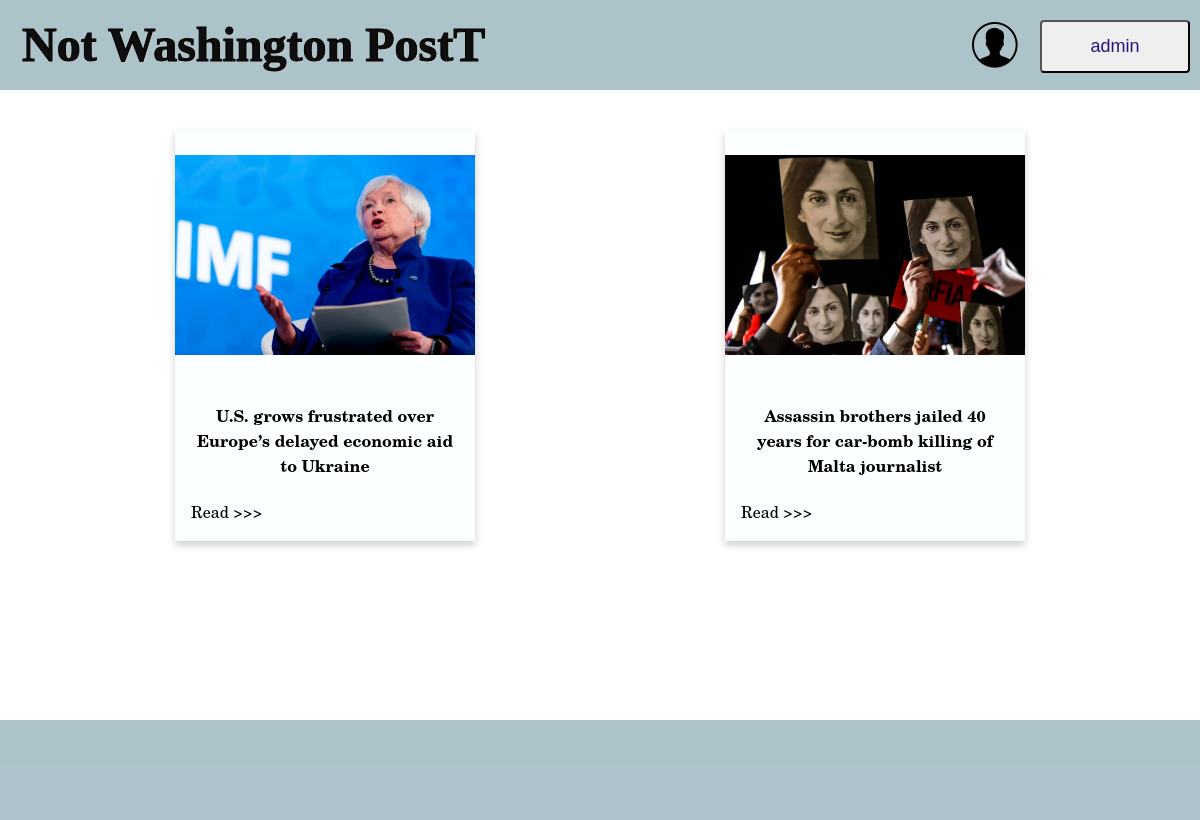
Page /news/ (signed in) on the committed database.
### news/models.py (models this page shows)
class Link(models.Model):
    link_text = models.CharField(max_length=255)
    link_img = models.ImageField(upload_to='img/', null=True)
    pub_date = models.DateTimeField('date published')

### news/views.py (the view)
# urls.py: path(r'', views.index, name='index'),
def index(request):
    message = None
    if "message" in request.GET:
        message = request.GET["message"]
    return render(
        request,
        "index.html",
        {
            "latest_links":
                Link.objects.order_by('-pub_date')[:10],
            "message": message
        }
    )

### templates/index.html
{% extends 'base.html' %}
{% block main %}
    <wrapper>
        {% if latest_links %}
            {% for link in latest_links %}
                <a href="/news/{{ link.id }}/" style="color: black; text-decoration: none">
                    <div class="card">
                        <div class="img" style="background-image: url('..{{ link.link_img.url }}')"></div>
                        <div class="container">
                            <h4 style="text-align: center"><b>{{ link.link_text }}</b></h4>
                            <p>Read >>></p>
                        </div>
                    </div>
                </a>
            {% endfor %}
        {% else %}
            <p>There is no news here yet</p>
        {% endif %}
    </wrapper>
{% endblock %}

### templates/base.html (shortened to what this page needs)
{% load static %}
<!DOCTYPE html>
<html lang="en">
<head>
    <link rel="stylesheet" href="{% static 'css/style.css' %}">
    <link rel="stylesheet" href="{% static 'css/card.css' %}">
</head>
<body>
<div class="header">
    <a href="/news/" class="logo">Not Washington PostT</a>
    {% if user.is_authenticated %}
        <div class="header-right">
            <div style="display: flex; ">
                <div>
                    {% if user.photo_set.all %}
                        <img src="{{ user.photo_set.last.photo.url }}"
                             style="width: 50px; height: 50px; border-radius: 100%; margin-right: 20px" alt=""></div>
                    {% else %}
                        <img src="{% static "user_logo.png" %}"
                             style="width: 50px; height: 50px; border-radius: 100%; margin-right: 20px" alt=""></div>
                    {% endif %}
            <div class="dropdown">
                <button class="dropbtn ">{{ user.username }}</button>
            </div>
        </div>
        </div>
    {% else %}
        <div class="header-right">
            <a href="/news/login">Log-In</a>
            <a href="/news/register">Register</a>
        </div>
    {% endif %}
</div>
<section class="main_section">
    <div class="main_container">
        {% block main %}
        {% endblock %}
    </div>
</section>
<footer style="height: 100px; background: rgba(22,84,105,0.35); ">
</footer>
</body>
</html>

### news/static/css/style.css (style rules this page uses)
body { margin: 0; font-family: New Century Schoolbook, TeX Gyre Schola, serif; }
.header { overflow: hidden; background-color: rgba(22, 84, 105, 0.35); padding: 20px 10px; height: 200px; }
.header a { float: left; color: #0e0e0e; text-align: center; padding: 12px; text-decoration: none; font-size: 24px; line-height: 25px; border-radius: 4px; }
.header a.logo { font-family: "Old English Text MT", serif; font-size: 48px; text-shadow: 1px 1px 2px #c4c4c4, 0 0 1em rgba(194, 194, 194, 0); font-weight: bold; -webkit-text-stroke-width: 1px; -webkit-text-stroke-color: black; }
.header-right { float: right; }
.dropbtn { min-width: 150px; color: #2a1181; text-align: center; padding: 12px; text-decoration: none; font-size: 18px; line-height: 25px; border-radius: 4px; }
.dropdown { position: relative; display: inline-block; }
section { min-height: 600px; background: #ffffff; margin-top: -150px; padding-bottom: 30px; }
wrapper { padding-top: 40px; display: flex; justify-content: space-around; flex-wrap: wrap; }
.main_container { margin: auto; width: 1100px; }

### news/static/css/card.css (style rules this page uses)
.card { box-shadow: 0 4px 8px 0 rgba(0,0,0,0.2); transition: 0.3s; width: 300px; margin-left: 15px; margin-right: 15px; margin-bottom: 60px; background: rgba(195, 246, 255, 0.06); cursor: pointer; }
.container { padding: 2px 16px; }
.img { width: 100%; height: 250px; background-repeat: no-repeat; background-position: center; background-size: contain; }

### rows in the picture
Link: link_img (picture), link_text "U.S. grows frustrated over Europe’s delayed economic aid to Ukraine"
Link: link_img (picture), link_text "Assassin brothers jailed 40 years for car-bomb killing of Malta journalist"

### other values in the picture
{{ user.username }} "admin"
